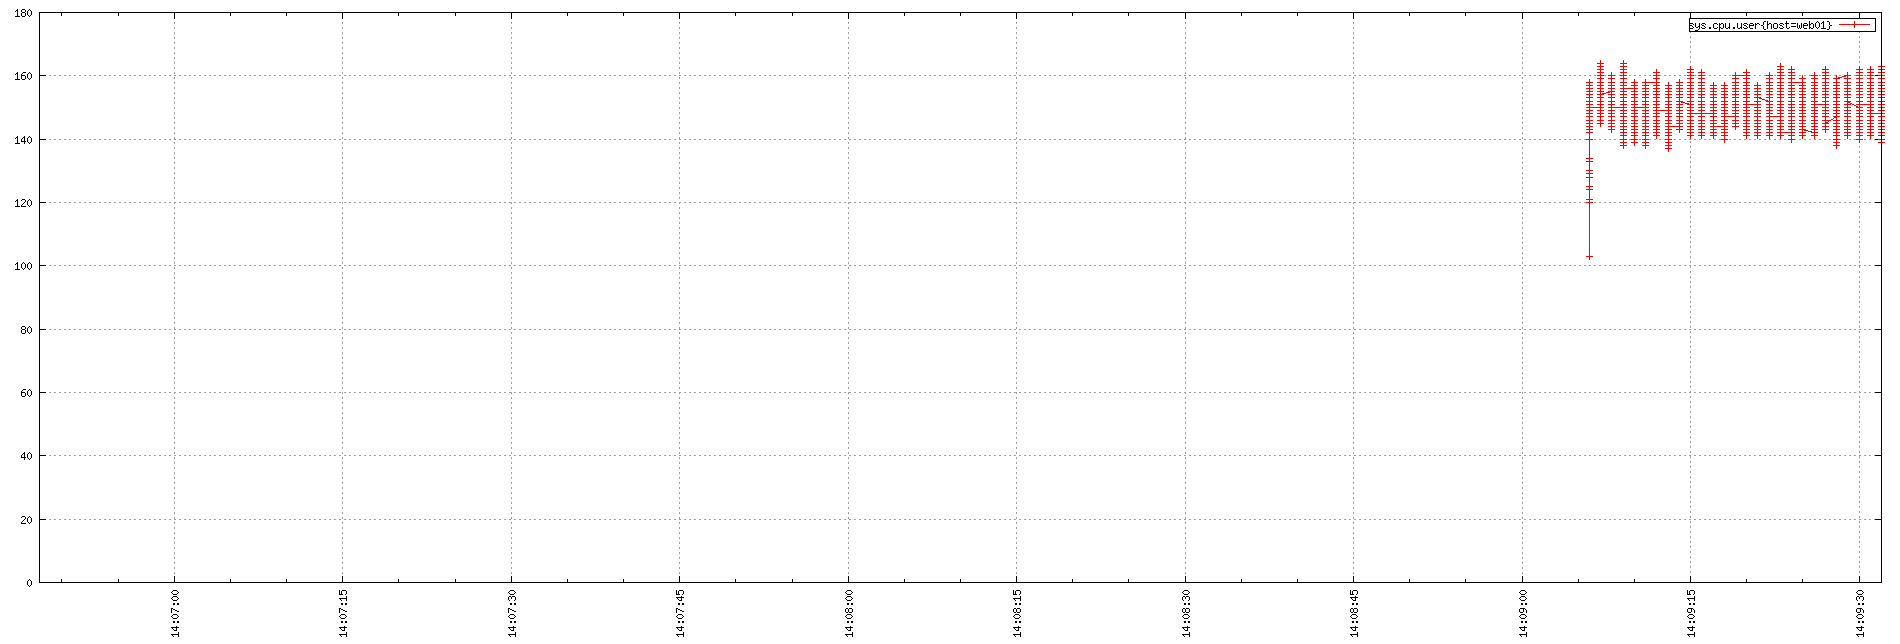

Generate this figure with gnuplot:
set term png small size 1900,644
set xdata time
set timefmt "%s"
if (GPVAL_VERSION < 4.6) set xtics rotate; else set xtics rotate right
set output "${TMPDIR-'tmp'}/tsd/36a764ff.png"
set xrange ["1673878008":"1673878172"]
set format x "%H:%M:%S"
set grid
set style data linespoint
set key right box
set yrange [0:]
plot  "${TMPDIR-'tmp'}/tsd/36a764ff_0.dat" using 1:2 title "sys.cpu.user{host=web01}"
